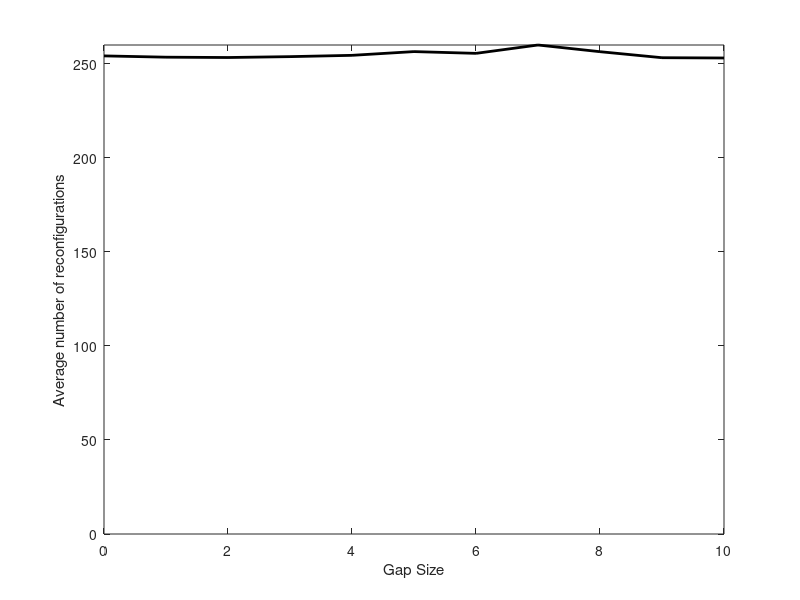

Source code (MATLAB):
data = load('exp2-100.dat');
max_gap_size = max(data(:,1));

p = zeros(max_gap_size+1, 1);
for gap_size = 0:max_gap_size
    d = data(data(:,1)==gap_size,:);
    d = d(d(:,4) ~= 0, :);
    p(gap_size+1) = mean(d(:,4));
end
plot(0:max_gap_size, p,
    'linewidth', 2,
    'color', 'black');
axis([0, max_gap_size, 0, max(p)])
xlabel('Gap Size');
ylabel('Average number of reconfigurations');
print('plot.pdf',
    '-dpdfwrite',
    '-S200,200',
    '-tight',
    '-FLMRoman10:16');
